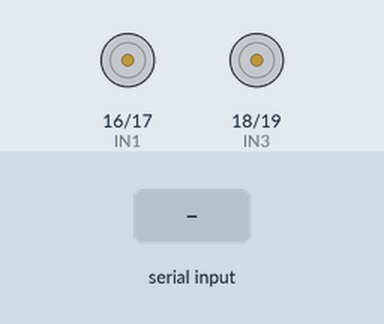
The sketch below on a simulated ESP32. Parts: motor-driver pin pairs drawn as motors (green arrow = first pin HIGH = forward, orange = second pin HIGH = backward, longer = more drive, scaled by the enable pin). The test bench sets the inputs (shaded band). Nothing arrives over Bluetooth unless stated; what the sketch prints to the serial monitor is not drawn.

Above: at 1.2 s.
1.3 s: "F" received over the second serial link
At 1.9 s:
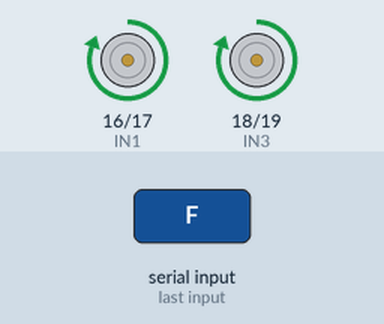
2.8 s: "B" received over the second serial link
At 3.1 s:
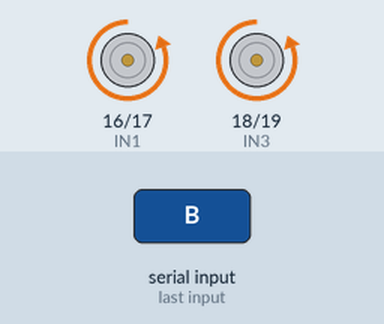
4.3 s: "L" received over the second serial link
At 5.4 s:
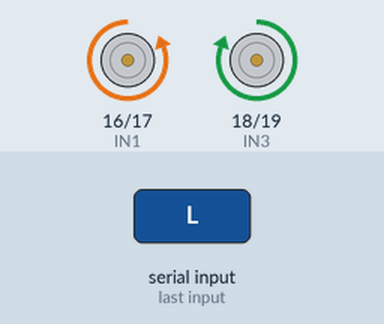
5.8 s: "R" received over the second serial link
At 6.5 s:
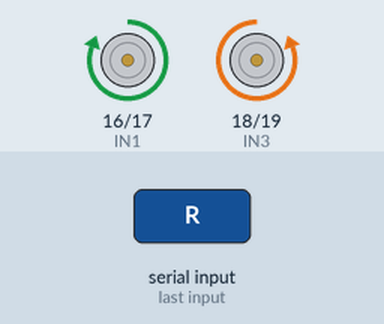
7.3 s: "1" received over the second serial link
At 7.7 s:
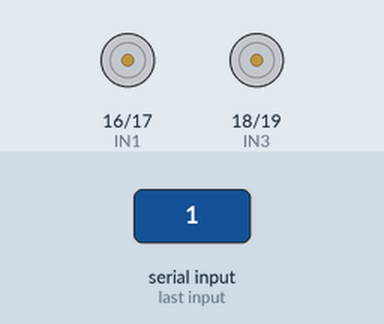
Timing chart, 0 to 9.8 s (numbered marks = the images above; inputs shaded):
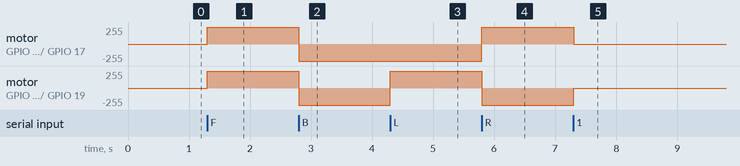

Measured:
- after the input at 1.3 s, motor on GPIO 16 (IN1) / GPIO 17 (IN2), motor on GPIO 18 (IN3) / GPIO 19 (IN4): stopped → forward 255/255 at once
- after the input at 2.8 s, motor on GPIO 16 (IN1) / GPIO 17 (IN2), motor on GPIO 18 (IN3) / GPIO 19 (IN4): forward 255/255 → backward 255/255 at once
- after the input at 4.3 s, motor on GPIO 18 (IN3) / GPIO 19 (IN4): backward 255/255 → forward 255/255 at once
- after the input at 5.8 s, motor on GPIO 16 (IN1) / GPIO 17 (IN2): backward 255/255 → forward 255/255 at once; motor on GPIO 18 (IN3) / GPIO 19 (IN4): forward 255/255 → backward 255/255 at once
- after the input at 7.3 s, motor on GPIO 16 (IN1) / GPIO 17 (IN2): forward 255/255 → stopped at once; motor on GPIO 18 (IN3) / GPIO 19 (IN4): backward 255/255 → stopped at once

The sketch:

esp32_bluetooth_car.ino
```cpp
#include <BluetoothSerial.h>

// Initialize Bluetooth
BluetoothSerial SerialBT;

// Define motor control pins
const int IN1 = 16;
const int IN2 = 17;
const int IN3 = 18;
const int IN4 = 19;
const int EN1 = 4;
const int EN2 = 5;

// Define motor speeds
int speedCar = 255; // Initial car speed. Change as needed from 0 to 255.

char command;

void setup() {
  // Set motor control pins as output
  pinMode(IN1, OUTPUT);
  pinMode(IN2, OUTPUT);
  pinMode(IN3, OUTPUT);
  pinMode(IN4, OUTPUT);
  pinMode(EN1, OUTPUT);
  pinMode(EN2, OUTPUT);

  // Set motor speeds
  analogWrite(EN1, speedCar);
  analogWrite(EN2, speedCar);

  // Start the Bluetooth serial
  SerialBT.begin("ESP32_BT"); // Bluetooth device name

  // Print a message to the Serial Monitor
  Serial.begin(115200);
  Serial.println("ESP32 ready to control the robot!");
}

void loop() {
  // Check if a client has connected
  if (SerialBT.available() > 0) {
    command = SerialBT.read();
    Stop(); // Initialize with motors stopped
    // Serial.println(command);
    switch (command) {
      case 'F': forward(); break;
      case 'B': back(); break;
      case 'L': left(); break;
      case 'R': right(); break;
      case '1': speedCar = 61; break;
      case '2': speedCar = 102; break;
      case '3': speedCar = 153; break;
      case '4': speedCar = 204; break;
      case '5': speedCar = 255; break;
    }
  }
}

void forward() {
  digitalWrite(IN1, HIGH);
  digitalWrite(IN2, LOW);
  digitalWrite(IN3, HIGH);
  digitalWrite(IN4, LOW);
  analogWrite(EN1, speedCar);
  analogWrite(EN2, speedCar);
}

void back() {
  digitalWrite(IN1, LOW);
  digitalWrite(IN2, HIGH);
  digitalWrite(IN3, LOW);
  digitalWrite(IN4, HIGH);
  analogWrite(EN1, speedCar);
  analogWrite(EN2, speedCar);
}

void left() {
  digitalWrite(IN1, LOW);
  digitalWrite(IN2, HIGH);
  digitalWrite(IN3, HIGH);
  digitalWrite(IN4, LOW);
  analogWrite(EN1, speedCar);
  analogWrite(EN2, speedCar);
}

void right() {
  digitalWrite(IN1, HIGH);
  digitalWrite(IN2, LOW);
  digitalWrite(IN3, LOW);
  digitalWrite(IN4, HIGH);
  analogWrite(EN1, speedCar);
  analogWrite(EN2, speedCar);
}

void Stop() {
  digitalWrite(IN1, LOW);
  digitalWrite(IN2, LOW);
  digitalWrite(IN3, LOW);
  digitalWrite(IN4, LOW);
  analogWrite(EN1, 0);
  analogWrite(EN2, 0);
}
```
